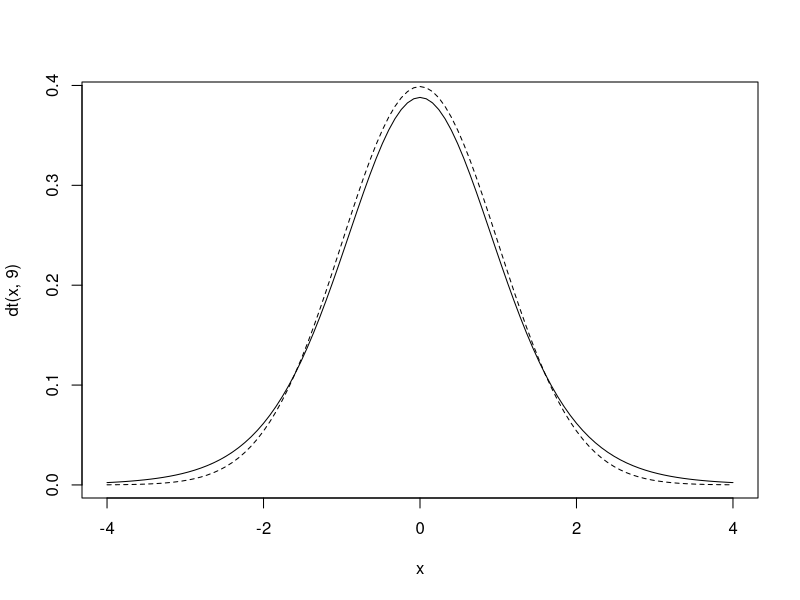
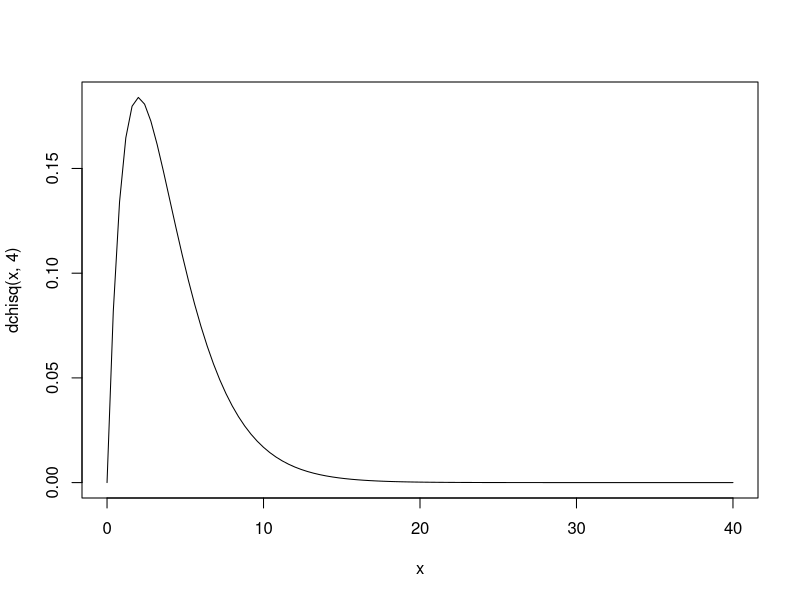

Reproduce these figures in R, in order.
## ---- chunk 1
knitr::opts_chunk$set(echo = TRUE,warning=FALSE,message=FALSE,comment=NA)
## ---- chunk 2
qt(0.025,9)
## ---- chunk 3
qt(0.975,9)
## ---- chunk 4
x <- rnorm(10)
t.test(x)
## ---- chunk 5
x <- seq(-4, 4, 0.01)
curve(dt(x, 9),-4,4,type="l")
curve(dnorm(x),-4,4,type="l",lty=2,add=T)
## ---- chunk 6
qchisq(0.975,4)
## ---- chunk 7
qchisq(0.025,4)
## ---- chunk 8
x <- seq(-4, 4, 0.01)
curve(dchisq(x, 4),0,40,type="l")
